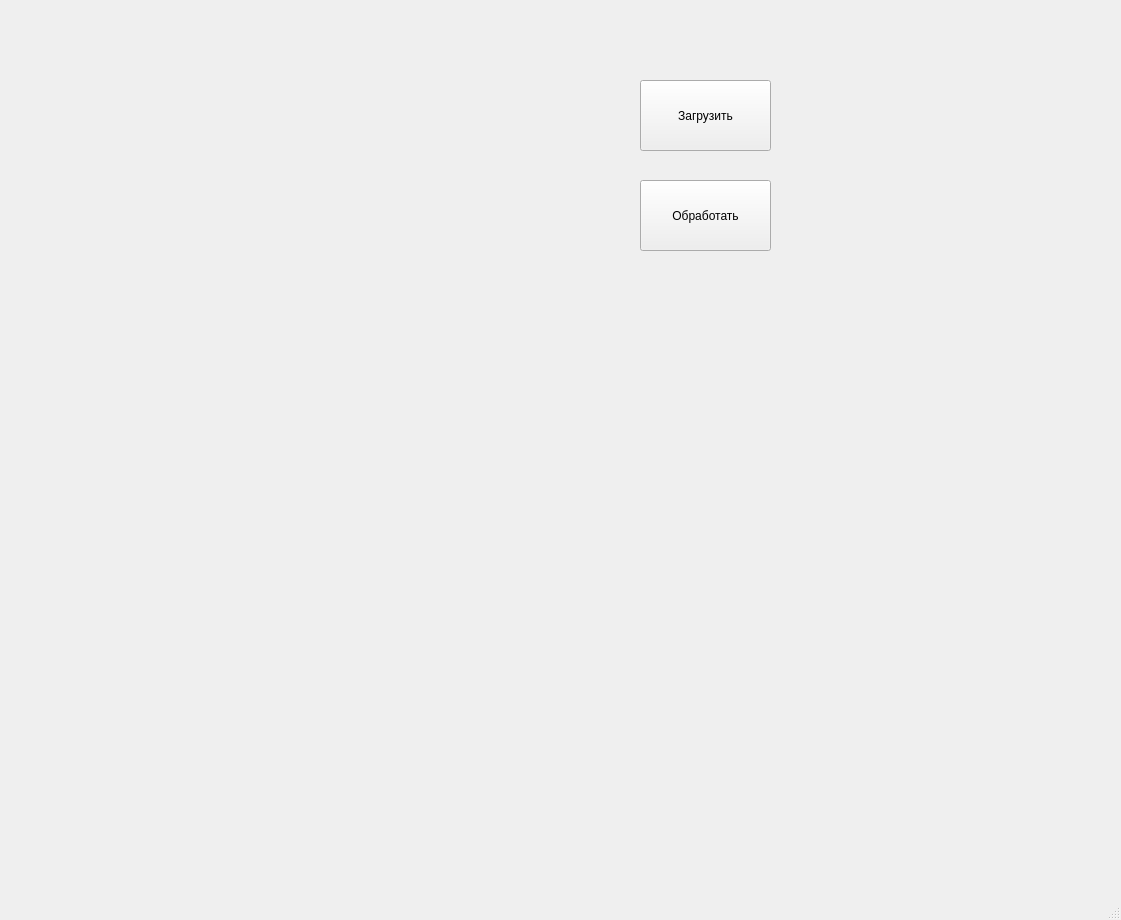
<?xml version="1.0" encoding="UTF-8"?>
<ui version="4.0">
 <class>MainWindow</class>
 <widget class="QMainWindow" name="MainWindow">
  <property name="geometry">
   <rect>
    <x>0</x>
    <y>0</y>
    <width>1121</width>
    <height>920</height>
   </rect>
  </property>
  <property name="windowTitle">
   <string>MainWindow</string>
  </property>
  <widget class="QWidget" name="centralwidget">
   <widget class="QPushButton" name="load">
    <property name="geometry">
     <rect>
      <x>640</x>
      <y>80</y>
      <width>131</width>
      <height>71</height>
     </rect>
    </property>
    <property name="text">
     <string>Загрузить</string>
    </property>
   </widget>
   <widget class="QLabel" name="im1">
    <property name="geometry">
     <rect>
      <x>10</x>
      <y>80</y>
      <width>331</width>
      <height>141</height>
     </rect>
    </property>
    <property name="text">
     <string/>
    </property>
   </widget>
   <widget class="QPushButton" name="start">
    <property name="geometry">
     <rect>
      <x>640</x>
      <y>180</y>
      <width>131</width>
      <height>71</height>
     </rect>
    </property>
    <property name="text">
     <string>Обработать</string>
    </property>
   </widget>
   <widget class="QLabel" name="im2">
    <property name="geometry">
     <rect>
      <x>10</x>
      <y>390</y>
      <width>331</width>
      <height>161</height>
     </rect>
    </property>
    <property name="text">
     <string/>
    </property>
   </widget>
   <widget class="QLabel" name="pathw">
    <property name="geometry">
     <rect>
      <x>10</x>
      <y>10</y>
      <width>761</width>
      <height>61</height>
     </rect>
    </property>
    <property name="text">
     <string/>
    </property>
   </widget>
  </widget>
  <widget class="QMenuBar" name="menubar">
   <property name="geometry">
    <rect>
     <x>0</x>
     <y>0</y>
     <width>1121</width>
     <height>22</height>
    </rect>
   </property>
  </widget>
  <widget class="QStatusBar" name="statusbar"/>
 </widget>
 <resources/>
 <connections/>
</ui>
